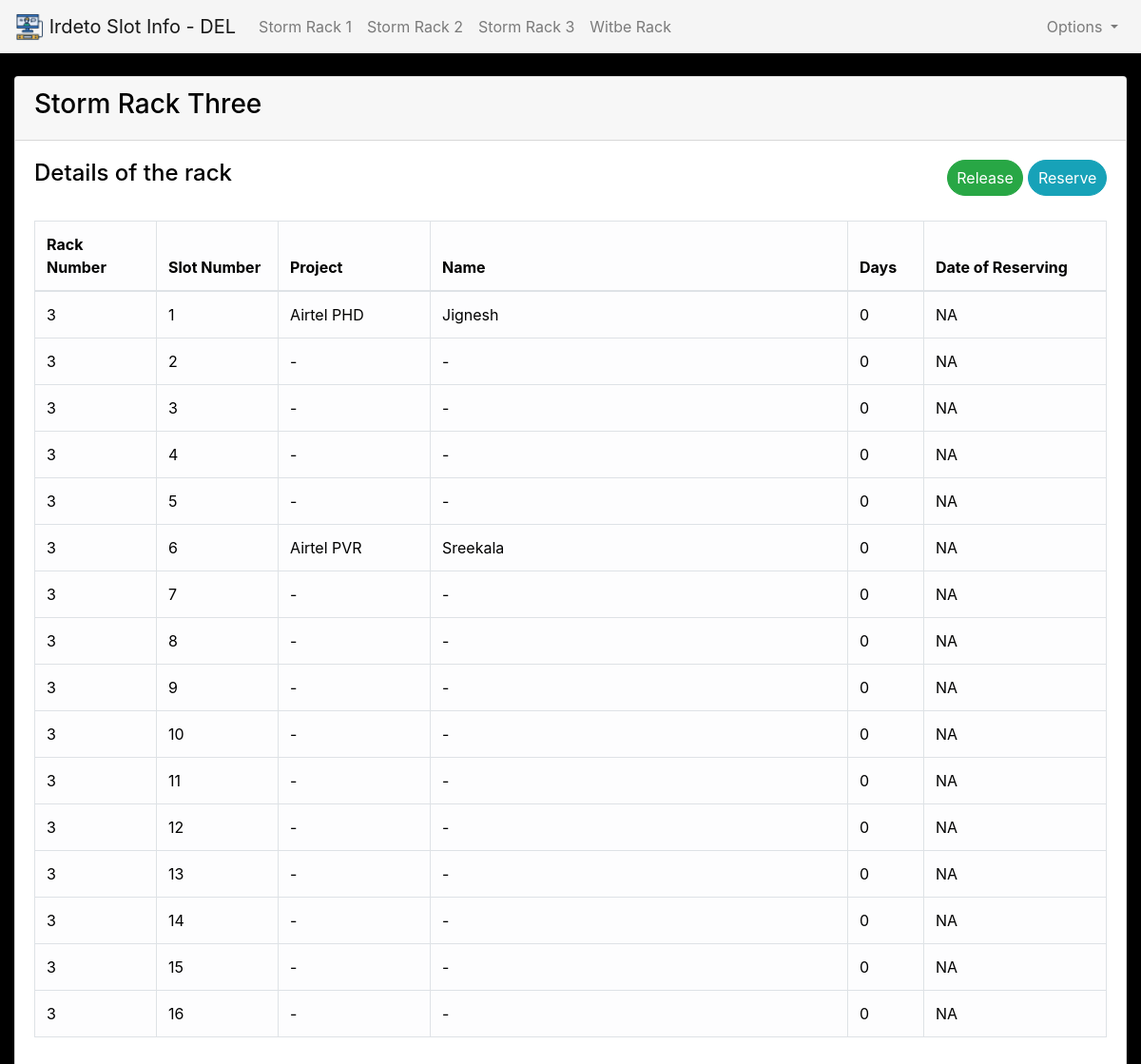
Screenshot of /rack3 with the database file from the repository.
### slotinfo/models.py (models this page shows, shortened)
class Item(db.Model):
        slotID = db.Column(db.String(length=10),primary_key=True)
        rack_number = db.Column(db.Integer(), nullable=False)
        slot_number = db.Column(db.Integer(), nullable=False)
        days_taken = db.Column(db.Integer(),nullable=False)
        project = db.Column(db.String(length=30),nullable=False)
        name = db.Column(db.String(length=50),nullable=False)
        description = db.Column(db.String(length=1024),nullable=True)

### slotinfo/routes.py (the view)
@app.route('/rack3')
def rack_three():
	items3 = Item.query.filter_by(rack_number=3)
	return render_template('rack3.html',items=items3)

### slotinfo/templates/rack3.html (shortened to what this page needs)
{% extends 'base.html' %}
{% block content %}
<br>
<div class="container-fluid">
    <div class="jumbotron-fluid">
        <div class="card" id = "rack-table1" style="color: black;">
            <div class="card-header">
                <h3>Storm Rack Three</h3>
            </div>
            <div class="card-body">
                <div class="row">
                    <div class="col">
                        <h4 class="card-title">Details of the rack</h4>
                    </div>
                    <div class="col">
                        <button class="btn btn-outline btn-info float-right badge-pill" style="margin-bottom: 2px;margin-left: 5px;">Reserve</button>
                        <button class="btn btn-outline btn-success float-right badge-pill" style="margin-bottom: 2px;">Release</button>
                    </div>
                </div>
                <br>
                <table class="table table-hover table-light table-bordered" style="color: black;">
                    <thead style="text-align: center;">
                        <tr style="text-align: justify;">
                            <th scope="col" style="width: 8rem;">Rack Number</th>
                            <th scope="col" style="width: 8rem;">Slot Number</th>
                            <th scope="col" style="width: 10rem;">Project</th>
                            <th scope="col">Name</th>
                            <th scope="col" style="width:5rem;">Days</th>
                            <th scope="col" style="width:12rem;">Date of Reserving</th>
                        </tr>
                    </thead>
                    <tbody>
                        {% for item in items %}
                            <tr style="text-align: justify;">
                                <td>{{item.rack_number}}</td>
                                <td>{{item.slot_number}}</td>
                                <td>{{item.project}}</td>
                                <td>{{item.name}}</td>
                                <td>{{item.days_taken}}</td>
                                <td>NA</td>
                            </tr>
                        {% endfor %}
                    </tbody>
                </table>
            </div>
        </div>
    </div>
</div>
{% endblock %}

### slotinfo/templates/base.html (style rules this page uses)
body { background-color: black; color: white; }

### rows the page displays
Item: rack_number "3", slot_number "1", project "Airtel PHD", name "Jignesh", days_taken "0"
Item: rack_number "3", slot_number "2", project "-", name "-", days_taken "0"
Item: rack_number "3", slot_number "3", project "-", name "-", days_taken "0"
Item: rack_number "3", slot_number "4", project "-", name "-", days_taken "0"
Item: rack_number "3", slot_number "5", project "-", name "-", days_taken "0"
Item: rack_number "3", slot_number "6", project "Airtel PVR", name "Sreekala", days_taken "0"
Item: rack_number "3", slot_number "7", project "-", name "-", days_taken "0"
Item: rack_number "3", slot_number "8", project "-", name "-", days_taken "0"
Item: rack_number "3", slot_number "9", project "-", name "-", days_taken "0"
Item: rack_number "3", slot_number "10", project "-", name "-", days_taken "0"
Item: rack_number "3", slot_number "11", project "-", name "-", days_taken "0"
Item: rack_number "3", slot_number "12", project "-", name "-", days_taken "0"
Item: rack_number "3", slot_number "13", project "-", name "-", days_taken "0"
Item: rack_number "3", slot_number "14", project "-", name "-", days_taken "0"
Item: rack_number "3", slot_number "15", project "-", name "-", days_taken "0"
Item: rack_number "3", slot_number "16", project "-", name "-", days_taken "0"
